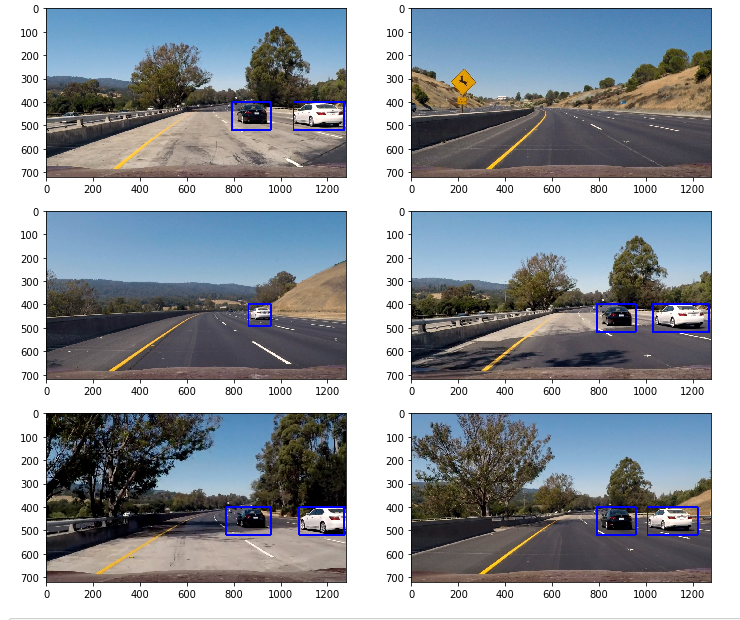
#> input picture examples/pipeline_example.png, 740 x 620 px
$ python -i lesson_functions.py   (imports and definitions only)   (older library calls are emulated)
#> lines starting #> are read from the running program, lines starting #| are printed output that depends on the picture
import matplotlib.image as mpimg
import matplotlib.pyplot as plt
import numpy as np
import cv2
from skimage.feature import hog
from scipy.ndimage.measurements import label

# [9 lines left out: function convert_color, not called in this run]

# Define a function to return HOG features and visualization
def get_hog_features(img, orient, pix_per_cell, cell_per_block, vis=False, feature_vec=True):
    if vis == True:
        features, hog_image = hog(img, orientations=orient, pixels_per_cell=(pix_per_cell, pix_per_cell),
                                  cells_per_block=(cell_per_block, cell_per_block), transform_sqrt=False,
                                  visualise=vis, feature_vector=feature_vec)
        return features, hog_image
    else:
        features = hog(img, orientations=orient, pixels_per_cell=(pix_per_cell, pix_per_cell),
                       cells_per_block=(cell_per_block, cell_per_block), transform_sqrt=False,
                       visualise=vis, feature_vector=feature_vec)
        return features

# Define a function to compute binned color features
def bin_spatial(img, size=(32, 32)):
#> called with size = (32, 32)
    color1 = cv2.resize(img[:,:,0], size).ravel()
#> color1 = 1024 values, max 255 at index 0, min 0 at index 206, mean 148.5
    color2 = cv2.resize(img[:,:,1], size).ravel()
#> color2 = 1024 values, max 255 at index 0, min 0 at index 206, mean 155
    color3 = cv2.resize(img[:,:,2], size).ravel()
#> color3 = 1024 values, max 255 at index 0, min 0 at index 675, mean 161.4
    return np.hstack((color1, color2, color3))

# Define a function to compute color histogram features
# Need to change bins_range if reading .png files with mpimg
def color_hist(img, nbins=32): # bins_range=(0, 256)
    # Compute the histogram of the color channels separately
    channel1_hist = np.histogram(img[:,:,0], bins=nbins) # , range=bins_range
    channel2_hist = np.histogram(img[:,:,1], bins=nbins) # , range=bins_range
    channel3_hist = np.histogram(img[:,:,2], bins=nbins) # , range=bins_range
    # Concatenate the histograms into a single feature vector
    hist_features = np.concatenate((channel1_hist[0], channel2_hist[0], channel3_hist[0]))
    # Return the individual histograms, bin_centers and feature vector
    return hist_features

# Define a function to extract features from a list of images
# Have this function call bin_spatial() and color_hist()
# [105 lines left out: functions extract_features, slide_window, draw_boxes, not called in this run]

# Define a function to extract features from a single image window
# This function is very similar to extract_features()
# just for a single image rather than list of images
def single_img_features(img, color_space='RGB', spatial_size=(32, 32),
                        hist_bins=32, orient=9,
                        pix_per_cell=8, cell_per_block=2, hog_channel=0,
                        spatial_feat=True, hist_feat=True, hog_feat=True, vis=False):
    #1) Define an empty list to receive features
    img_features = []
    #2) Apply color conversion if other than 'RGB'
    if color_space != 'RGB':
        if color_space == 'HSV':
            feature_image = cv2.cvtColor(img, cv2.COLOR_RGB2HSV)
        elif color_space == 'LUV':
            feature_image = cv2.cvtColor(img, cv2.COLOR_RGB2LUV)
        elif color_space == 'HLS':
            feature_image = cv2.cvtColor(img, cv2.COLOR_RGB2HLS)
        elif color_space == 'YUV':
            feature_image = cv2.cvtColor(img, cv2.COLOR_RGB2YUV)
        elif color_space == 'YCrCb':
            feature_image = cv2.cvtColor(img, cv2.COLOR_RGB2YCrCb)
    else: feature_image = np.copy(img)
    #3) Compute spatial features if flag is set
    if spatial_feat == True:
        spatial_features = bin_spatial(feature_image, size=spatial_size)
#> spatial_features = 3072 values, max 255 at index 0, min 0 at index 206, mean 155
        #4) Append features to list
        img_features.append(spatial_features)
    #5) Compute histogram features if flag is set
    if hist_feat == True:
        hist_features = color_hist(feature_image, nbins=hist_bins)
#> in color_hist, `hist_features = np.concatenate((channel1_hist[0], channel2_hist[0], ch..`: hist_features = 96 values, max 145839 at index 95, min 697 at index 61, mean 14337.5
        #6) Append features to list
        img_features.append(hist_features)
    #7) Compute HOG features if flag is set
    if hog_feat == True:
        if hog_channel == 'ALL':
            hog_features = []
            for channel in range(feature_image.shape[2]):
                hog_features.append(get_hog_features(feature_image[:,:,channel], orient,
                        pix_per_cell, cell_per_block, vis=False, feature_vec=True))
            hog_features = np.concatenate(hog_features)
        else:
            if vis == True:
                hog_features, hog_image = get_hog_features(feature_image[:,:,hog_channel], orient,
                        pix_per_cell, cell_per_block, vis=True, feature_vec=True)
            else:
                hog_features = get_hog_features(feature_image[:,:,hog_channel], orient,
                        pix_per_cell, cell_per_block, vis=False, feature_vec=True)
#> in get_hog_features, `features = hog(img, orientations=orient, pixels_per_cell=(pix_per_cell..`:
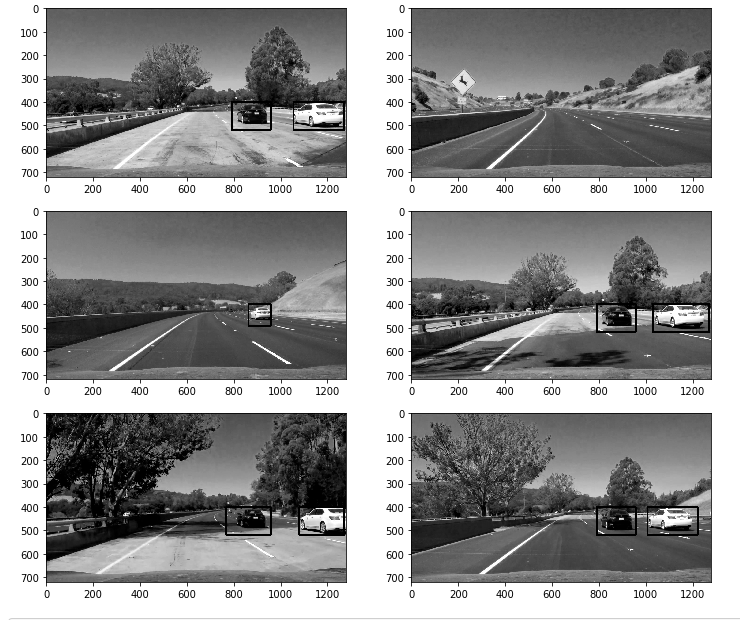
#> img: shape (620, 740); min 0, max 255, mean 149.8
        #8) Append features to list
        img_features.append(hog_features)

    #9) Return concatenated array of features
    if vis == True:
        return np.concatenate(img_features), hog_image
    else:
        return np.concatenate(img_features)

# Define a function you will pass an image
# and the list of windows to be searched (output of slide_windows())
# [141 lines left out: functions search_windows, visualize, add_heat, apply_threshold, draw_labeled_bboxes, find_cars, not called in this run]

>>> import cv2
>>> picture = cv2.cvtColor(cv2.imread('examples/pipeline_example.png'), cv2.COLOR_BGR2RGB)
>>> result = single_img_features(picture)
